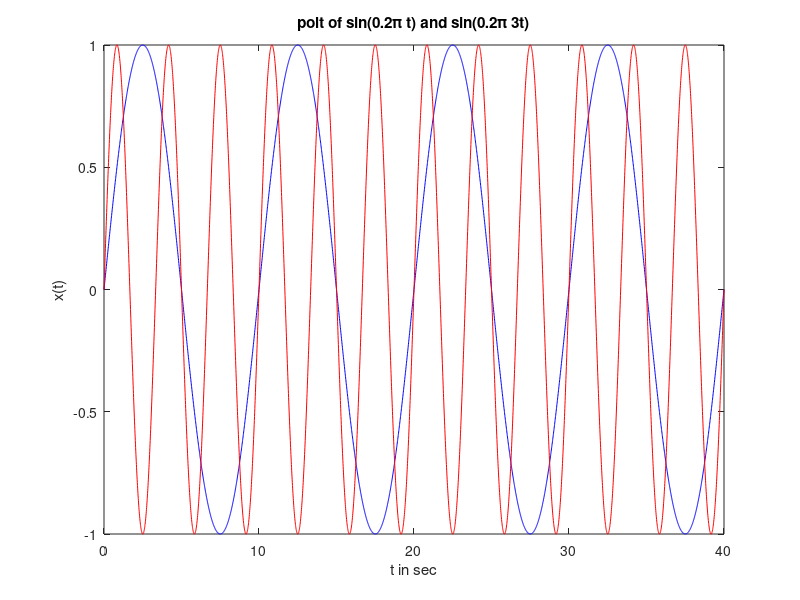

Recreate this plot in MATLAB.
t=0:0.01:40;
x=sin(0.2*pi*t);
y=sin(0.2*pi*3*t);
plot(t,x,'b');
hold on
plot(t,y,'r');
xlabel('t in sec');ylabel('x(t)');
title('polt of sin(0.2\pi t) and sin(0.2\pi 3t)');
